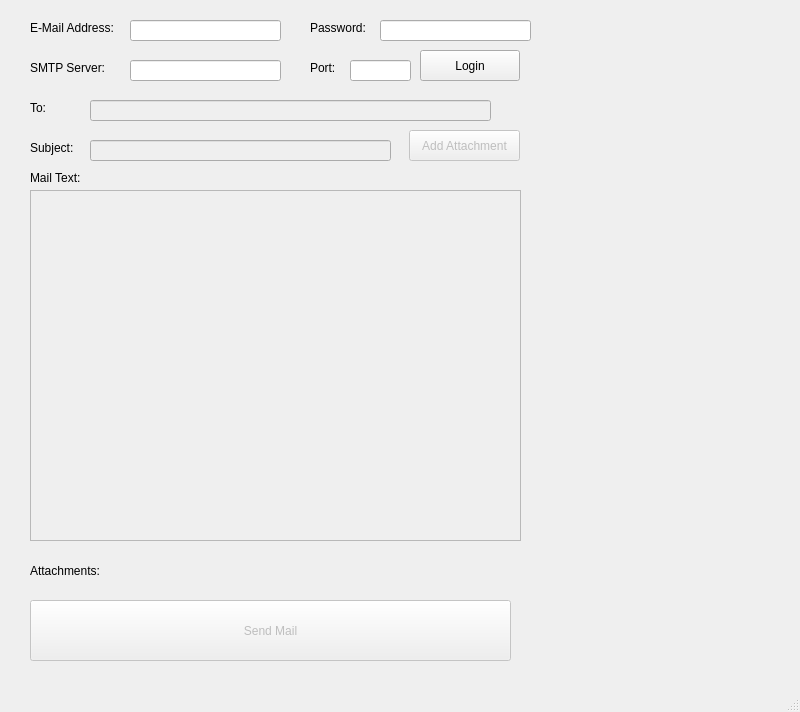
<?xml version="1.0" encoding="UTF-8"?>
<ui version="4.0">
 <class>MainWindow</class>
 <widget class="QMainWindow" name="MainWindow">
  <property name="geometry">
   <rect>
    <x>0</x>
    <y>0</y>
    <width>800</width>
    <height>712</height>
   </rect>
  </property>
  <property name="minimumSize">
   <size>
    <width>800</width>
    <height>0</height>
   </size>
  </property>
  <property name="windowTitle">
   <string>MainWindow</string>
  </property>
  <widget class="QWidget" name="centralwidget">
   <widget class="QLabel" name="label">
    <property name="geometry">
     <rect>
      <x>30</x>
      <y>20</y>
      <width>101</width>
      <height>16</height>
     </rect>
    </property>
    <property name="text">
     <string>E-Mail Address:</string>
    </property>
   </widget>
   <widget class="QLineEdit" name="lineEdit">
    <property name="geometry">
     <rect>
      <x>130</x>
      <y>20</y>
      <width>151</width>
      <height>21</height>
     </rect>
    </property>
   </widget>
   <widget class="QLabel" name="label_2">
    <property name="geometry">
     <rect>
      <x>310</x>
      <y>20</y>
      <width>71</width>
      <height>16</height>
     </rect>
    </property>
    <property name="text">
     <string>Password:</string>
    </property>
   </widget>
   <widget class="QLineEdit" name="lineEdit_2">
    <property name="geometry">
     <rect>
      <x>380</x>
      <y>20</y>
      <width>151</width>
      <height>21</height>
     </rect>
    </property>
    <property name="echoMode">
     <enum>QLineEdit::EchoMode::Password</enum>
    </property>
   </widget>
   <widget class="QLineEdit" name="lineEdit_3">
    <property name="geometry">
     <rect>
      <x>130</x>
      <y>60</y>
      <width>151</width>
      <height>21</height>
     </rect>
    </property>
   </widget>
   <widget class="QLabel" name="label_3">
    <property name="geometry">
     <rect>
      <x>30</x>
      <y>60</y>
      <width>91</width>
      <height>16</height>
     </rect>
    </property>
    <property name="text">
     <string>SMTP Server:</string>
    </property>
   </widget>
   <widget class="QLabel" name="label_4">
    <property name="geometry">
     <rect>
      <x>310</x>
      <y>60</y>
      <width>41</width>
      <height>16</height>
     </rect>
    </property>
    <property name="text">
     <string>Port: </string>
    </property>
   </widget>
   <widget class="QLineEdit" name="lineEdit_4">
    <property name="geometry">
     <rect>
      <x>350</x>
      <y>60</y>
      <width>61</width>
      <height>21</height>
     </rect>
    </property>
    <property name="text">
     <string/>
    </property>
   </widget>
   <widget class="QPushButton" name="pushButton">
    <property name="geometry">
     <rect>
      <x>420</x>
      <y>50</y>
      <width>100</width>
      <height>31</height>
     </rect>
    </property>
    <property name="text">
     <string>Login</string>
    </property>
   </widget>
   <widget class="QLabel" name="label_5">
    <property name="geometry">
     <rect>
      <x>30</x>
      <y>100</y>
      <width>21</width>
      <height>16</height>
     </rect>
    </property>
    <property name="text">
     <string>To:</string>
    </property>
   </widget>
   <widget class="QLineEdit" name="lineEdit_5">
    <property name="enabled">
     <bool>false</bool>
    </property>
    <property name="geometry">
     <rect>
      <x>90</x>
      <y>100</y>
      <width>401</width>
      <height>21</height>
     </rect>
    </property>
    <property name="text">
     <string/>
    </property>
   </widget>
   <widget class="QLabel" name="label_6">
    <property name="geometry">
     <rect>
      <x>30</x>
      <y>140</y>
      <width>51</width>
      <height>16</height>
     </rect>
    </property>
    <property name="text">
     <string>Subject: </string>
    </property>
   </widget>
   <widget class="QLineEdit" name="lineEdit_6">
    <property name="enabled">
     <bool>false</bool>
    </property>
    <property name="geometry">
     <rect>
      <x>90</x>
      <y>140</y>
      <width>301</width>
      <height>21</height>
     </rect>
    </property>
    <property name="text">
     <string/>
    </property>
   </widget>
   <widget class="QPushButton" name="pushButton_2">
    <property name="enabled">
     <bool>false</bool>
    </property>
    <property name="geometry">
     <rect>
      <x>409</x>
      <y>130</y>
      <width>111</width>
      <height>31</height>
     </rect>
    </property>
    <property name="text">
     <string>Add Attachment</string>
    </property>
   </widget>
   <widget class="QLabel" name="label_7">
    <property name="geometry">
     <rect>
      <x>30</x>
      <y>170</y>
      <width>61</width>
      <height>16</height>
     </rect>
    </property>
    <property name="text">
     <string>Mail Text:</string>
    </property>
   </widget>
   <widget class="QTextEdit" name="textEdit">
    <property name="enabled">
     <bool>false</bool>
    </property>
    <property name="geometry">
     <rect>
      <x>30</x>
      <y>190</y>
      <width>491</width>
      <height>351</height>
     </rect>
    </property>
   </widget>
   <widget class="QLabel" name="label_8">
    <property name="geometry">
     <rect>
      <x>30</x>
      <y>550</y>
      <width>481</width>
      <height>41</height>
     </rect>
    </property>
    <property name="text">
     <string>Attachments:</string>
    </property>
    <property name="wordWrap">
     <bool>true</bool>
    </property>
   </widget>
   <widget class="QPushButton" name="pushButton_3">
    <property name="enabled">
     <bool>false</bool>
    </property>
    <property name="geometry">
     <rect>
      <x>30</x>
      <y>600</y>
      <width>481</width>
      <height>61</height>
     </rect>
    </property>
    <property name="text">
     <string>Send Mail</string>
    </property>
   </widget>
  </widget>
  <widget class="QStatusBar" name="statusbar"/>
 </widget>
 <resources/>
 <connections/>
</ui>
